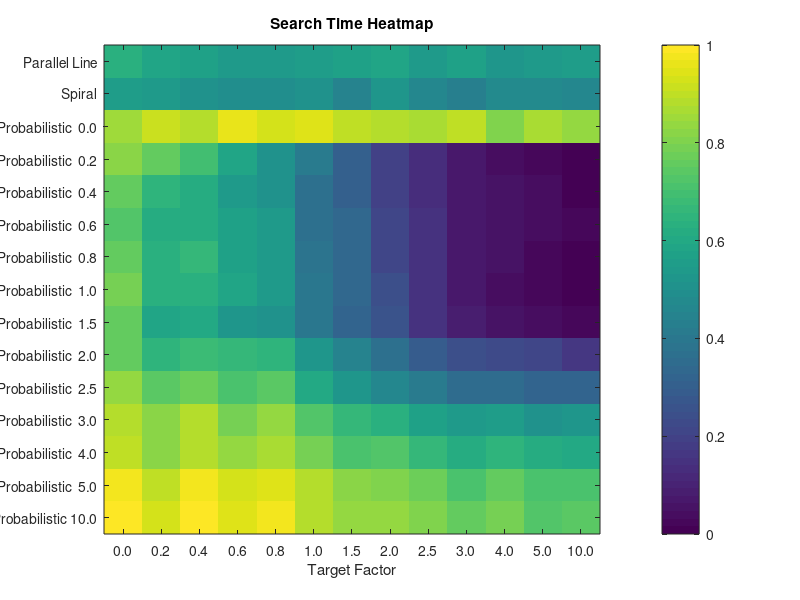

Write the MATLAB code that produced this figure.
close all;

rows = {
    'Parallel Line',
    'Spiral',
    'Probabilistic  0.0',
    'Probabilistic  0.2',
    'Probabilistic  0.4',
    'Probabilistic  0.6',
    'Probabilistic  0.8',
    'Probabilistic  1.0',
    'Probabilistic  1.5',
    'Probabilistic  2.0',
    'Probabilistic  2.5',
    'Probabilistic  3.0',
    'Probabilistic  4.0',
    'Probabilistic  5.0',
    'Probabilistic 10.0'
};

columns = {
    '0.0',
    '0.2',
    '0.4',
    '0.6',
    '0.8',
    '1.0',
    '1.5',
    '2.0',
    '2.5',
    '3.0',
    '4.0',
    '5.0',
    '10.0',
};

values = {
    [211.77, 200.60, 198.32, 188.60, 188.81, 193.91, 196.23, 198.96, 187.99, 197.68, 184.25, 189.55, 193.83];
    [193.72, 190.12, 180.52, 176.26, 176.93, 180.42, 164.57, 183.30, 167.78, 162.05, 174.19, 170.82, 168.56];
    [269.56, 285.53, 278.24, 295.97, 288.98, 291.74, 279.54, 277.50, 273.49, 279.66, 257.34, 271.01, 265.68];
    [260.15, 243.59, 227.05, 200.25, 182.37, 156.41, 129.27, 101.43,  84.46,  68.68,  58.34, 57.138, 50.042];
    [243.10, 215.11, 207.84, 186.61, 178.56, 144.88, 128.61, 102.13,  84.64,  68.13,  63.15, 58.613, 52.374];
    [237.11, 209.96, 207.63, 195.36, 187.53, 144.69, 134.92, 103.92,  86.82,  67.12,  63.41,  58.67,  55.04];
    [246.37, 212.38, 220.45, 196.37, 188.83, 149.12, 134.73, 104.86,  87.77,  66.55,  62.35, 57.848, 53.352];
    [252.47, 212.13, 212.70, 200.01, 186.73, 153.20, 137.40, 112.70,  89.13,  68.72,  60.65, 56.325, 52.493];
    [245.74, 202.28, 202.56, 185.24, 181.58, 151.09, 130.74, 115.01,  86.72,  73.60,  64.87, 61.853, 56.714];
    [246.32, 215.73, 224.55, 221.69, 216.18, 183.28, 165.00, 145.00, 124.41, 112.11, 109.88, 102.53, 93.091];
    [266.10, 238.69, 248.72, 231.35, 239.89, 203.29, 182.87, 168.21, 154.39, 140.35, 141.75, 131.46, 132.17];
    [277.44, 260.05, 276.52, 253.56, 265.19, 237.00, 220.11, 213.41, 197.20, 188.04, 192.46, 179.73, 185.19];
    [280.61, 262.52, 278.31, 264.38, 274.45, 254.51, 233.84, 235.36, 221.68, 209.06, 217.40, 206.70, 206.40];
    [300.87, 282.49, 299.67, 290.13, 294.67, 277.27, 259.83, 257.18, 247.40, 233.07, 246.56, 234.40, 233.21];
    [306.86, 289.32, 306.34, 294.82, 299.17, 278.61, 266.42, 264.63, 256.56, 242.98, 252.17, 237.00, 240.86]
};

d = containers.Map(rows, values);

valuesMatrix = cell2mat(values);
minValue = min(valuesMatrix(:));
maxValue = max(valuesMatrix(:));
normalizedValuesMatrix = (valuesMatrix - minValue) / (maxValue - minValue);

figure;
imagesc(normalizedValuesMatrix);
colorbar;
% colormap('hot');

xticks(1:size(normalizedValuesMatrix, 2));
xticklabels(columns);
yticks(1:size(normalizedValuesMatrix, 1));
yticklabels(rows);
xlabel('Target Factor');
ylabel('Search Type');
title('Search Time Heatmap');